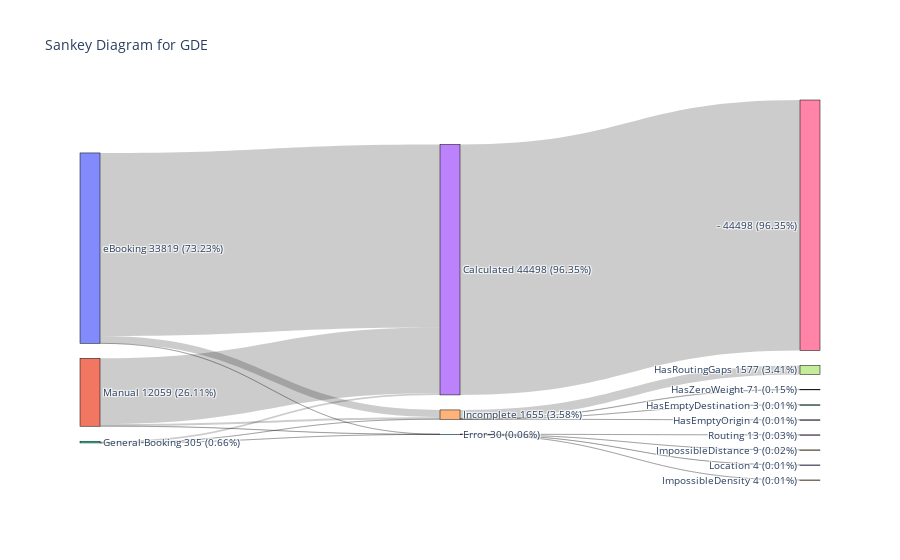
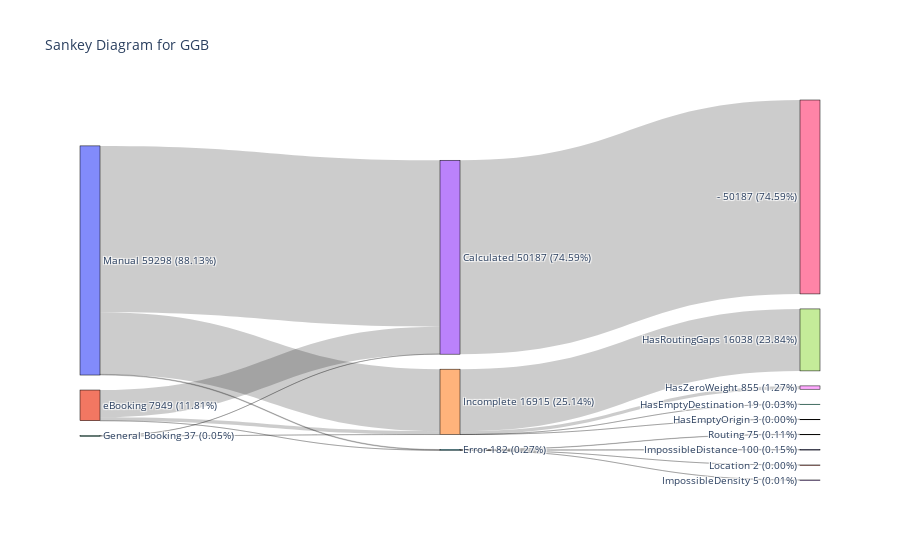
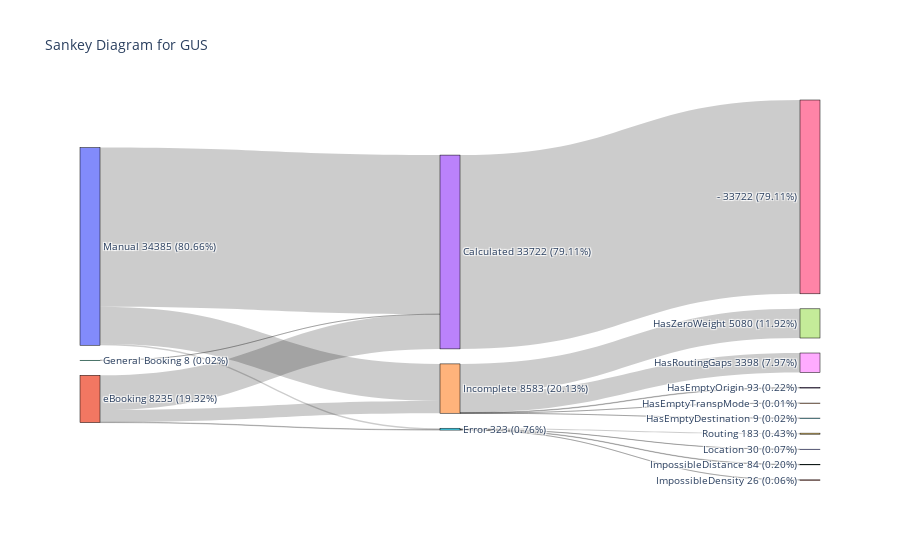
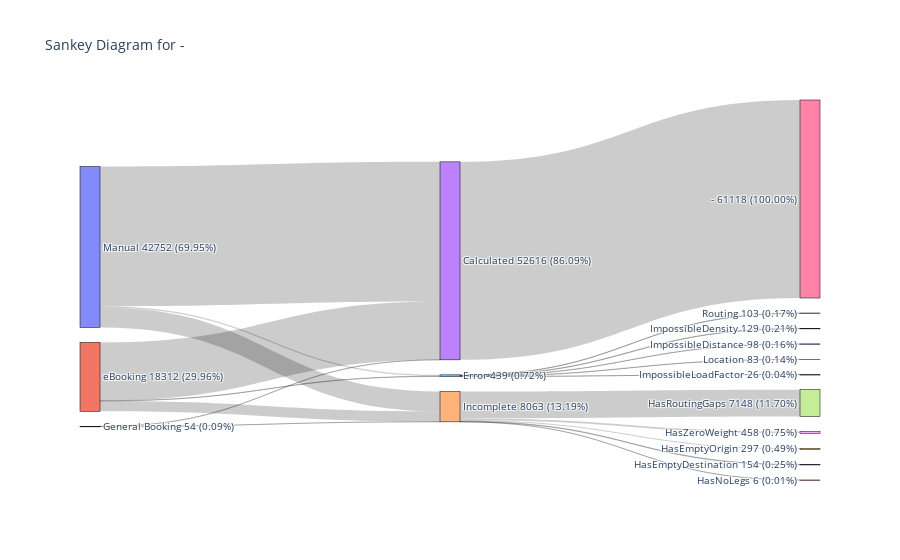

Here is the notebook cell these charts were saved with, in order:
### Code cell
import pandas as pd
import plotly.graph_objects as go

# Load the spreadsheet
file_path = 'f84929f2-cfc0-4e3f-a7b5-b2d319802376 (1).xlsx'
df = pd.read_excel(file_path)

# Clean the dataframe by removing rows with missing values in critical columns
df_cleaned = df.dropna(subset=['Sending Agent Company', 'Booking Type', 'Status', 'Error Category'])

# Prepare the data for Sankey diagram
def prepare_sankey_data(df, company):
    df_company = df[df['Sending Agent Company'] == company]
    
    # Define all nodes
    all_nodes = list(pd.concat([df_company['Booking Type'], df_company['Status'], df_company['Error Category']]).unique())
    
    # Map the nodes to indices
    node_indices = {node: i for i, node in enumerate(all_nodes)}
    
    # Aggregate flows from Booking Type to Status
    bt_to_status = df_company.groupby(['Booking Type', 'Status'])['#Shipments'].sum().reset_index()
    bt_to_status['Percentage'] = 100 * bt_to_status['#Shipments'] / bt_to_status['#Shipments'].sum()
    source_indices_bt_to_status = bt_to_status['Booking Type'].map(node_indices).tolist()
    target_indices_bt_to_status = bt_to_status['Status'].map(node_indices).tolist()
    values_bt_to_status = bt_to_status['#Shipments'].tolist()
    
    # Aggregate flows from Status to Error Category
    status_to_ec = df_company.groupby(['Status', 'Error Category'])['#Shipments'].sum().reset_index()
    status_to_ec['Percentage'] = 100 * status_to_ec['#Shipments'] / status_to_ec['#Shipments'].sum()
    source_indices_status_to_ec = status_to_ec['Status'].map(node_indices).tolist()
    target_indices_status_to_ec = status_to_ec['Error Category'].map(node_indices).tolist()
    values_status_to_ec = status_to_ec['#Shipments'].tolist()
    
    # Combine all indices and values
    source_indices = source_indices_bt_to_status + source_indices_status_to_ec
    target_indices = target_indices_bt_to_status + target_indices_status_to_ec
    values = values_bt_to_status + values_status_to_ec
    
    # Update node labels with values
    node_labels = []
    for node in all_nodes:
        total_shipments = df_company[df_company.isin([node]).any(axis=1)]['#Shipments'].sum()
        percentage = 100 * total_shipments / df_company['#Shipments'].sum()
        node_labels.append(f"{node}\n{total_shipments} ({percentage:.2f}%)")
    
    return node_labels, source_indices, target_indices, values

# Create and display Sankey diagram using Plotly
def create_sankey(node_labels, source_indices, target_indices, values, company):
    fig = go.Figure(data=[go.Sankey(
        node=dict(
            pad=15,
            thickness=20,
            line=dict(color="black", width=0.5),
            label=node_labels
        ),
        link=dict(
            source=source_indices,
            target=target_indices,
            value=values
        ))])
    
    fig.update_layout(title_text=f'Sankey Diagram for {company}', font_size=10)
    fig.show()

# Get unique Sending Agent Companies
sending_agent_companies = df_cleaned['Sending Agent Company'].unique()

# Create and display Sankey diagrams for each Sending Agent Company
for company in sending_agent_companies:
    node_labels, source_indices, target_indices, values = prepare_sankey_data(df_cleaned, company)
    create_sankey(node_labels, source_indices, target_indices, values, company)

### Figure 1 — Plotly figure (JSON) as saved in the notebook; plotly's stock layout.template omitted (floating-point values rounded to 4 significant figures)
{"data": [{"link": {"source": [2, 2, 2, 1, 1, 1, 0, 0, 0, 3, 5, 5, 5, 5, 4, 4, 4, 4], "target": [3, 5, 4, 3, 5, 4, 3, 5, 4, 6, 14, 9, 10, 8, 12, 13, 7, 11], "value": [290, 2, 13, 11671, 26, 362, 32537, 2, 1280, 44498, 4, 9, 4, 13, 3, 4, 1577, 71]}, "node": {"label": ["eBooking\n33819 (73.23%)", "Manual\n12059 (26.11%)", "General Booking\n305 (0.66%)", "Calculated\n44498 (96.35%)", "Incomplete\n1655 (3.58%)", "Error\n30 (0.06%)", "-\n44498 (96.35%)", "HasRoutingGaps\n1577 (3.41%)", "Routing\n13 (0.03%)", "ImpossibleDistance\n9 (0.02%)", "Location\n4 (0.01%)", "HasZeroWeight\n71 (0.15%)", "HasEmptyDestination\n3 (0.01%)", "HasEmptyOrigin\n4 (0.01%)", "ImpossibleDensity\n4 (0.01%)"], "line": {"color": "black", "width": 0.5}, "pad": 15, "thickness": 20}, "type": "sankey"}], "layout": {"font": {"size": 10}, "title": {"text": "Sankey Diagram for GDE"}}}

### Figure 2 — Plotly figure (JSON) as saved in the notebook; plotly's stock layout.template omitted (floating-point values rounded to 4 significant figures)
{"data": [{"link": {"source": [2, 2, 0, 0, 0, 1, 1, 1, 3, 5, 5, 5, 5, 4, 4, 4, 4], "target": [3, 4, 3, 5, 4, 3, 5, 4, 6, 13, 10, 11, 9, 12, 14, 7, 8], "value": [35, 2, 43082, 179, 16037, 7070, 3, 876, 50187, 5, 100, 2, 75, 19, 3, 16038, 855]}, "node": {"label": ["Manual\n59298 (88.13%)", "eBooking\n7949 (11.81%)", "General Booking\n37 (0.05%)", "Calculated\n50187 (74.59%)", "Incomplete\n16915 (25.14%)", "Error\n182 (0.27%)", "-\n50187 (74.59%)", "HasRoutingGaps\n16038 (23.84%)", "HasZeroWeight\n855 (1.27%)", "Routing\n75 (0.11%)", "ImpossibleDistance\n100 (0.15%)", "Location\n2 (0.00%)", "HasEmptyDestination\n19 (0.03%)", "ImpossibleDensity\n5 (0.01%)", "HasEmptyOrigin\n3 (0.00%)"], "line": {"color": "black", "width": 0.5}, "pad": 15, "thickness": 20}, "type": "sankey"}], "layout": {"font": {"size": 10}, "title": {"text": "Sankey Diagram for GGB"}}}

### Figure 3 — Plotly figure (JSON) as saved in the notebook; plotly's stock layout.template omitted (floating-point values rounded to 4 significant figures)
{"data": [{"link": {"source": [2, 0, 0, 0, 1, 1, 1, 3, 5, 5, 5, 5, 4, 4, 4, 4, 4], "target": [3, 3, 5, 4, 3, 5, 4, 6, 11, 12, 10, 9, 15, 13, 14, 8, 7], "value": [8, 27679, 247, 6459, 6035, 76, 2124, 33722, 26, 84, 30, 183, 9, 93, 3, 3398, 5080]}, "node": {"label": ["Manual\n34385 (80.66%)", "eBooking\n8235 (19.32%)", "General Booking\n8 (0.02%)", "Calculated\n33722 (79.11%)", "Incomplete\n8583 (20.13%)", "Error\n323 (0.76%)", "-\n33722 (79.11%)", "HasZeroWeight\n5080 (11.92%)", "HasRoutingGaps\n3398 (7.97%)", "Routing\n183 (0.43%)", "Location\n30 (0.07%)", "ImpossibleDensity\n26 (0.06%)", "ImpossibleDistance\n84 (0.20%)", "HasEmptyOrigin\n93 (0.22%)", "HasEmptyTranspMode\n3 (0.01%)", "HasEmptyDestination\n9 (0.02%)"], "line": {"color": "black", "width": 0.5}, "pad": 15, "thickness": 20}, "type": "sankey"}], "layout": {"font": {"size": 10}, "title": {"text": "Sankey Diagram for GUS"}}}

### Figure 4 — Plotly figure (JSON) as saved in the notebook; plotly's stock layout.template omitted (floating-point values rounded to 4 significant figures)
{"data": [{"link": {"source": [2, 2, 0, 0, 0, 1, 1, 1, 3, 5, 5, 5, 5, 5, 4, 4, 4, 4, 4], "target": [3, 4, 3, 5, 4, 3, 5, 4, 6, 12, 13, 15, 14, 11, 10, 9, 16, 7, 8], "value": [14, 40, 37123, 355, 5274, 15479, 84, 2749, 52616, 129, 98, 26, 83, 103, 154, 297, 6, 7148, 458]}, "node": {"label": ["Manual\n42752 (69.95%)", "eBooking\n18312 (29.96%)", "General Booking\n54 (0.09%)", "Calculated\n52616 (86.09%)", "Incomplete\n8063 (13.19%)", "Error\n439 (0.72%)", "-\n61118 (100.00%)", "HasRoutingGaps\n7148 (11.70%)", "HasZeroWeight\n458 (0.75%)", "HasEmptyOrigin\n297 (0.49%)", "HasEmptyDestination\n154 (0.25%)", "Routing\n103 (0.17%)", "ImpossibleDensity\n129 (0.21%)", "ImpossibleDistance\n98 (0.16%)", "Location\n83 (0.14%)", "ImpossibleLoadFactor\n26 (0.04%)", "HasNoLegs\n6 (0.01%)"], "line": {"color": "black", "width": 0.5}, "pad": 15, "thickness": 20}, "type": "sankey"}], "layout": {"font": {"size": 10}, "title": {"text": "Sankey Diagram for -"}}}
